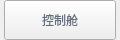
                    <widget class="QWidget" name="kzc_wid" native="true">
                     <property name="geometry">
                      <rect>
                       <x>380</x>
                       <y>30</y>
                       <width>120</width>
                       <height>40</height>
                      </rect>
                     </property>
                     <property name="minimumSize">
                      <size>
                       <width>0</width>
                       <height>40</height>
                      </size>
                     </property>
                     <property name="maximumSize">
                      <size>
                       <width>16777215</width>
                       <height>40</height>
                      </size>
                     </property>
                     <layout class="QHBoxLayout" name="horizontalLayout_29">
                      <property name="spacing">
                       <number>0</number>
                      </property>
                      <property name="leftMargin">
                       <number>0</number>
                      </property>
                      <property name="topMargin">
                       <number>0</number>
                      </property>
                      <property name="rightMargin">
                       <number>0</number>
                      </property>
                      <property name="bottomMargin">
                       <number>0</number>
                      </property>
                      <item>
                       <widget class="QLabel" name="label_205">
                        <property name="minimumSize">
                         <size>
                          <width>4</width>
                          <height>0</height>
                         </size>
                        </property>
                        <property name="maximumSize">
                         <size>
                          <width>4</width>
                          <height>16777215</height>
                         </size>
                        </property>
                        <property name="text">
                         <string/>
                        </property>
                        <property name="pixmap">
                         <pixmap resource="twoDdisplay.qrc">:/twoDdisplay/rectleft</pixmap>
                        </property>
                       </widget>
                      </item>
                      <item>
                       <widget class="QPushButton" name="kzcbtn">
                        <property name="minimumSize">
                         <size>
                          <width>0</width>
                          <height>40</height>
                         </size>
                        </property>
                        <property name="maximumSize">
                         <size>
                          <width>16777215</width>
                          <height>40</height>
                         </size>
                        </property>
                        <property name="cursor">
                         <cursorShape>PointingHandCursor</cursorShape>
                        </property>
                        <property name="styleSheet">
                         <string notr="true">border-image:url(:/twoDdisplay/btnbg);
color:rgb(98,109,125);</string>
                        </property>
                        <property name="text">
                         <string>控制舱</string>
                        </property>
                       </widget>
                      </item>
                      <item>
                       <widget class="QLabel" name="label_206">
                        <property name="minimumSize">
                         <size>
                          <width>4</width>
                          <height>0</height>
                         </size>
                        </property>
                        <property name="maximumSize">
                         <size>
                          <width>4</width>
                          <height>16777215</height>
                         </size>
                        </property>
                        <property name="text">
                         <string/>
                        </property>
                        <property name="pixmap">
                         <pixmap resource="twoDdisplay.qrc">:/twoDdisplay/rectright</pixmap>
                        </property>
                       </widget>
                      </item>
                     </layout>
                    </widget>
